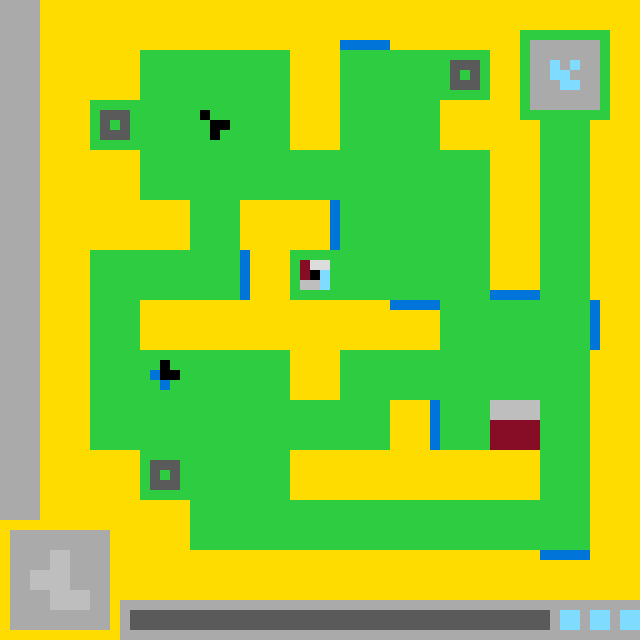
#> input picture data/omega_vision/recordings/ls20/20260718-154544_attempt6/image.png, 640 x 640 px; its folder holds only this picture in this run
$ python -i pipelines.py   (imports and definitions only)
#> lines starting #> are read from the running program, lines starting #| are printed output that depends on the picture
#> further down, picture is the input picture: PIL image 640x640 RGB; mean R, G, B 152.2, 202.1, 51.8
"""Actual OpenCV and SWI-Prolog recognition, using memory and process pipes."""

import base64
from collections import defaultdict
from hashlib import sha256
from io import BytesIO
import json
from pathlib import Path
import re
import shutil
import subprocess
import time

from recognition import validate
from frame_metta import build_frame_metta
from shape_core import _canon_key, _identity_name, _proportional_cells


ROOT = Path(__file__).resolve().parent
# Prolog rules now live in the installable SWI pack (prolog/omega_vision). pipeline_bridge.pl
# ensure_loads its co-located rule files relative to its own directory, so they move together.
PROLOG_DIR = ROOT.parent / "prolog" / "omega_vision" / "prolog" / "omega_vision"
MAX_IMAGE_BYTES = 10 * 1024 * 1024


class PipelineError(RuntimeError):
    pass


# Content fingerprint of the Prolog rule pack: disk caches are considered in need of
# reprocessing ONLY when this actually changes (a real rules update), never because a
# Python/JS/webapp file was touched. Revalidated cheaply via stat before rehashing.
_RULES_CACHE = {"stat_key": None, "fingerprint": None}


# [79 lines left out: functions rules_fingerprint, capabilities, _source, _run_prolog, not called in this run]


def _prepare_prolog_image(image):
    from PIL import Image

    image = image.convert("RGB")
    if max(image.size) > 32:
        factor = 32 / max(image.size)
#> factor = 0.05
        image = image.resize(
            (max(1, round(image.width * factor)), max(1, round(image.height * factor))),
            Image.Resampling.NEAREST,
        )
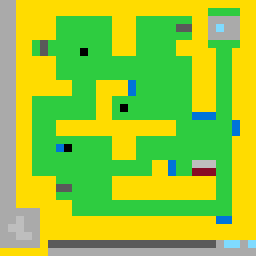
#> image: PIL image 32x32 RGB (shown 8 times larger); mean R, G, B 153.9, 202.1, 51.2
    quantized = image.quantize(colors=16, method=Image.Quantize.MEDIANCUT)
    pixels = list(quantized.tobytes())
#> pixels = 1024 values, max 8 at index 202, min 0 at index 2, mean 1.5
    colors = quantized.getpalette()
#> colors = 27 values, max 255 at index 0, min 0 at index 2, mean 120.6
    used = sorted(set(pixels))
#> used = [0, 1, 2, 3, 4, 5, 6, 7, 8]
    indices = {old: new for new, old in enumerate(used)}
#> indices = 9 items
    palette = ["#" + bytes(colors[index * 3:index * 3 + 3]).hex() for index in used]
#> palette = ['#ffdc00', '#7fdbff', '#2ecc40', '#bebebe', '#aaaaaa', '#5a5a5a', '#0074d9', '#870c25', '#000000']
    grid = [[indices[pixels[y * image.width + x]] for x in range(image.width)] for y in range(image.height)]
#> grid = 32 items
    return quantized.convert("RGB"), grid, palette


# [224 lines left out: functions _render_context_facts, run_pipeline, not called in this run]

>>> from PIL import Image
>>> picture = Image.open('../data/omega_vision/recordings/ls20/20260718-154544_attempt6/image.png')
>>> result = _prepare_prolog_image(picture)
